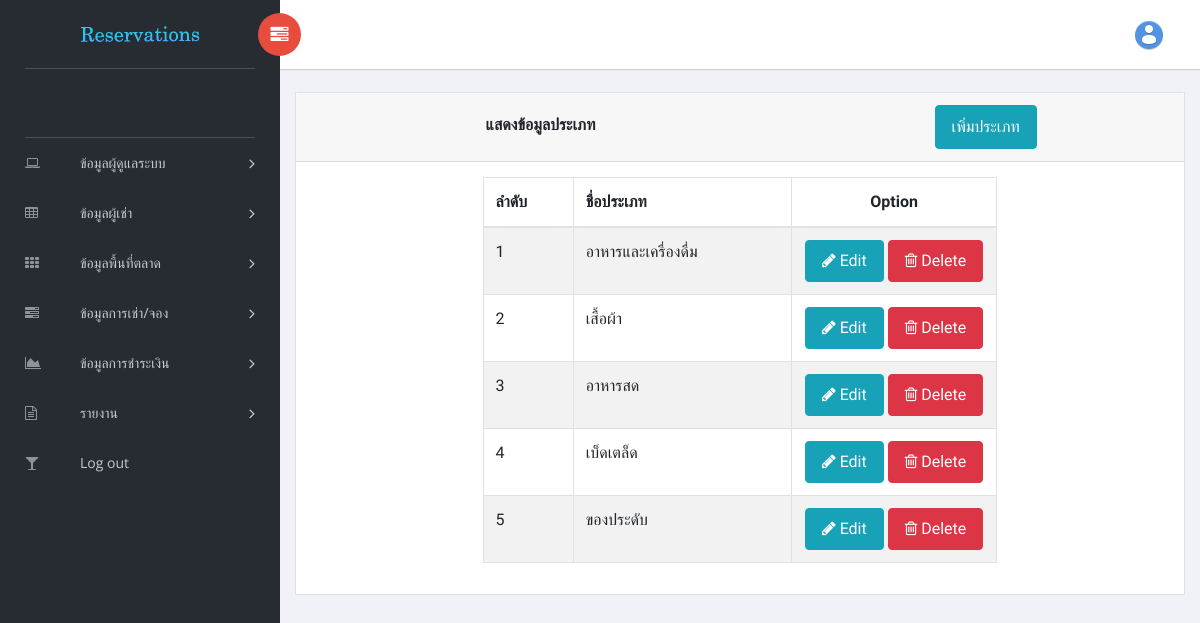
Screenshot of /backend/admin/show_type.php with the database file from the repository.
### tables this page shows
CREATE TABLE `tb_type` (
  `id_type` int(10) NOT NULL,
  `name_type` varchar(255) NOT NULL
);

### connect.php (called while the page is built, shortened)
<?php
require_once('configs.php');
class class_conn{
public $db_server;
public $db_username;
public $db_password;
public $db_database;
public function __construct() {
    global $Configs;
    $this->db_server = $Configs["SERVER"];
    $this->db_username = $Configs["USERNAME"];
    $this->db_password = $Configs["PASSWORD"];
    $this->db_database = $Configs["DATABASE"];
}
public function select_base($sql){
$db_server = $this->db_server;
$db_username = $this->db_username;
$db_password = $this->db_password;
$db_database = $this->db_database;
$con = mysqli_connect($db_server,$db_username,$db_password,$db_database);
mysqli_set_charset($con,"utf8");
$result = mysqli_query($con,$sql);
return $result;
}
}
?>

### backend/admin/show_type.php (the view, shortened to what this page needs)
<?php include('header.php');?>
<div class="content mt-3">
            <div class="animated fadeIn">
                <div class="row">
                    <div class="col-md-12">
                        <div class="card">
                            <div class="card-header nav nav-pills nav-justified">
                                <strong class="card-title mt-2" style="padding-left: 20%;">แสดงข้อมูลประเภท  </strong>
                                <button id="ip" type="button" class="btn btn-info btn-xl nav-link " data-toggle="modal" data-target="#modal_boxtype">เพิ่มประเภท</button>
                            </div>
                            <div  class="card-body" >
                                <center>
                                <table id="bootstrap-data-table-export" class="table table-striped table-bordered nav-pills nav-justified" style="width: 60%;">
                                    <thead >
                                        <tr>
                                            <th>ลำดับ</th>
                                            <th >ชื่อประเภท</th>
                                            <th style="text-align: center;">Option</th>
                                        </tr>
                                    </thead>
                                    <?php
                                            $a='1';
                                        $sql="SELECT * FROM tb_type";
                                        $result=$cls_conn->select_base($sql);
                                        while($row=mysqli_fetch_array($result))
                                        {
                                            ?>
                                            <tr>
                                                <td>
                                                    <?=$a++;?>
                                                </td>
                                                <td>
                                                        <?=$row['name_type'];?>
                                                </td>
                                                <td style="text-align: center;width: 40%;">
                                                        <a href="update_type.php?id=<?=$row['id_type'];?>"
                                                            class="btn btn-info btn-xs nav-link" onclick="return confirm('คุณต้องการแก้ไขหรือไม่?')"><i class="fa fa-pencil"></i> Edit </a>
                                                        <a href="delete_type.php?id=<?=$row['id_type'];?> "
                                                            class="btn btn-danger btn-xs nav-link" onclick="return confirm('คุณต้องการลบหรือไม่?')"><i class="fa fa-trash-o"></i> Delete
                                                        </a>
                                                </td>
                                            </tr>
                                                <?php } ?>
                                </table>
                                </center>
                            </div>
                        </div>
                    </div>
                </div>
            </div>
        </div>
                <?php include('insert_type.php');?>
<?php include('footer.php');?>

### backend/admin/show_type.php (style rules this page uses)
#ip { margin-left: 40%; }

### rows the page displays
tb_type: name_type "อาหารและเครื่องดื่ม"
tb_type: name_type "เสื้อผ้า"
tb_type: name_type "อาหารสด"
tb_type: name_type "เบ็ดเตล็ด"
tb_type: name_type "ของประดับ"
